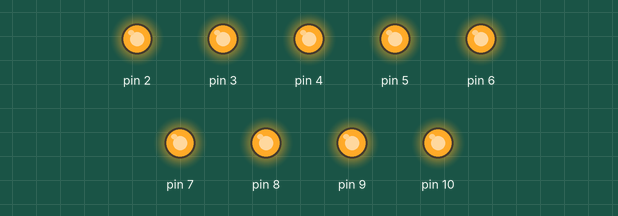
This sketch was run on a simulated Arduino Uno, built with avr-gcc and run on an emulated ATmega328P. On the bench: output pins drawn as LEDs (lit = HIGH).

Above: at 0.12 s.
At 2.37 s:
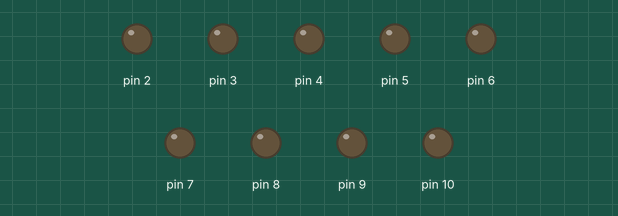
Timing chart, 0 to 3.0 s (numbered marks = the images above):
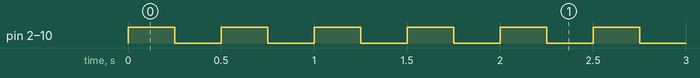

Measured:
- by itself, pin 2–10: alternates HIGH for 0.25 s and LOW for 0.25 s

The sketch:

robot.ino
```cpp
void setup() {
  // put your setup code here, to run once:
  for (int pin = 2; pin <= 10; pin++) {
    pinMode(pin, OUTPUT);
  }
}

void loop() {
  // put your main code here, to run repeatedly:
  for (int pin = 2; pin <= 10; pin++) {
    digitalWrite(pin, HIGH);
  }
  delay(250);
  for (int pin = 2; pin <= 10; pin++) {
    digitalWrite(pin, LOW);
  }
  delay(250);
}
```
